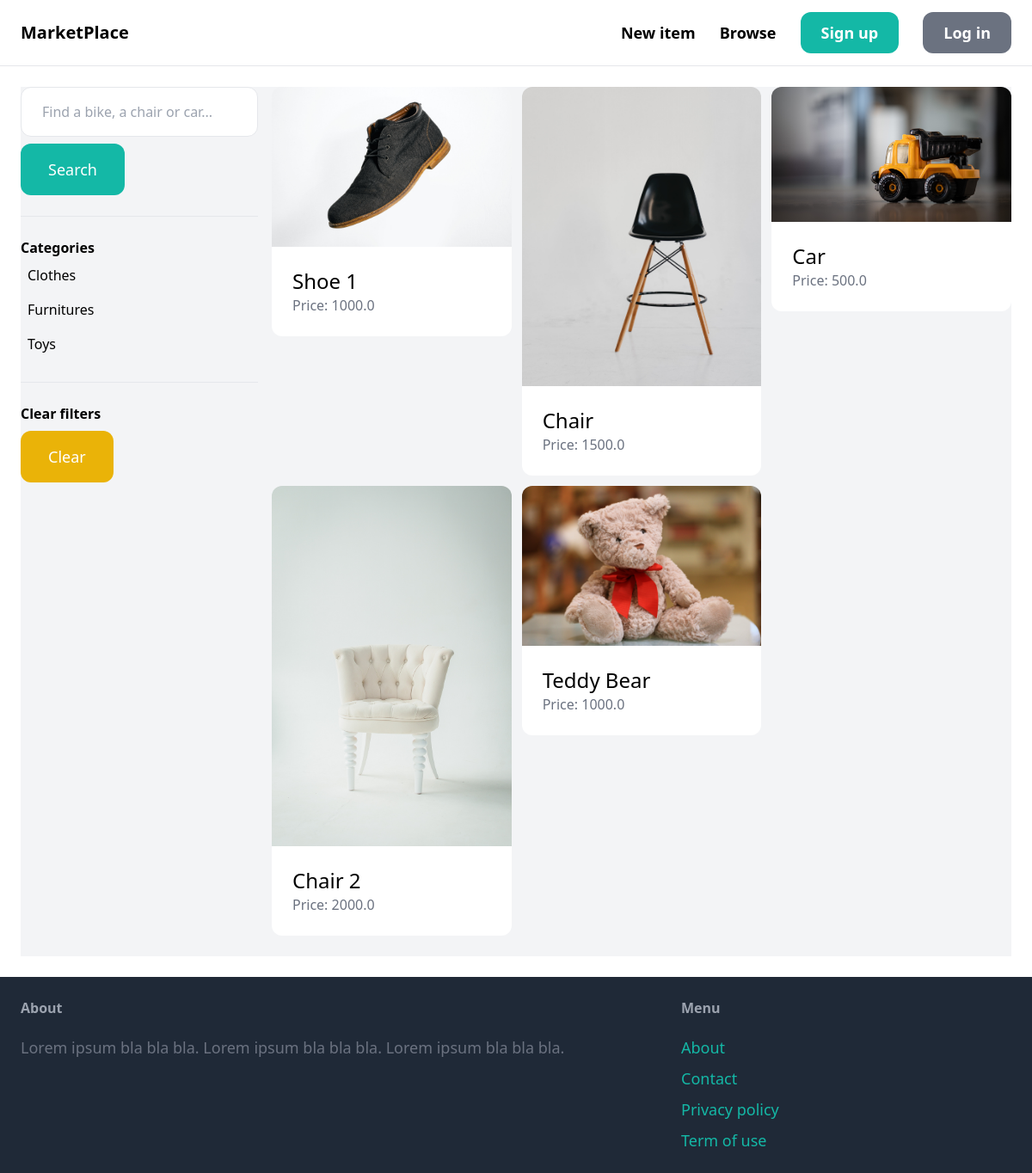
The app's page /items/ with its own data.
### item/models.py (models this page shows, shortened)
class Category(models.Model):
    name = models.CharField(max_length=255)
    class Meta:
        ordering = ('name',)
        verbose_name_plural = 'Categories'

class Item(models.Model):
    category = models.ForeignKey(Category, related_name='items', on_delete=models.CASCADE)
    name = models.CharField(max_length=255)
    description = models.TextField(blank=True, null=True)
    price = models.FloatField()
    image = models.ImageField(upload_to='item_images', blank=True, null=True)
    is_sold = models.BooleanField(default=False)
    created_by = models.ForeignKey(User, related_name='items', on_delete=models.CASCADE)
    created_at = models.DateTimeField(auto_now_add=True)

### item/views.py (the view)
# urls.py: path('', views.items, name='items'),
def items(request):
    query = request.GET.get('query', '')
    category_id = request.GET.get('category', 0)
    categories = Category.objects.all()
    items = Item.objects.filter(is_sold=False)
    if category_id:
        items = items.filter(category_id=category_id)
    if query:
        items = items.filter(Q(name__icontains=query) | Q(description__icontains=query))
    return render(request, 'item/items.html', {
        'items': items,
        'query': query,
        'categories': categories,
        'category_id': int(category_id)
    })

### item/templates/item/items.html (shortened to what this page needs)
{% extends 'core/base.html' %}
{% block content %}
    <div class="pb-6 grid grid-cols-4 gap-4 bg-gray-100">
        <div class="col-span-1">
            <form method="get" action="{% url 'item:items' %}">
                <input name="query" class="w-full py-4 px-6 border rounded-xl" type="text" value="{{ query }}" placeholder="Find a bike, a chair or car...">
                <button class="mt-2 py-4 px-8 text-lg bg-teal-500 text-white rounded-xl">Search</button>
            </form>
            <hr class="my-6">
            <p class="font-semibold">Categories</p>
            <ul>
                {% for category in categories %}
                    <li class="py-2 px-2 rounded-xl{% if category.id == category_id %} bg-gray-200{% endif %}">
                        <a href="{% url 'item:items' %}?query={{ query }}&category={{ category.id }}">{{ category.name }}</a>
                    </li>
                {% endfor %}
            </ul>
            <hr class="my-6">
            <p class="font-semibold">Clear filters</p>
            <ul>
                <li><a href="{% url 'item:items' %}" class="mt-2 py-4 px-8 inline-block bg-yellow-500 text-lg rounded-xl text-white">Clear</a>
        </div>
        <div class="col-span-3">
            <div class="grid grid-cols-3 gap-3">
                {% for item in items %}
                    <div>
                        <a href="{% url 'item:detail' item.id %}">
                            <div>
                                <img src="{{ item.image.url }}" class="rounded-t-xl">
                            </div>
                            <div class="p-6 bg-white rounded-b-xl">
                                <h2 class="text-2xl">{{ item.name }}</h2>
                                <p class="text-gray-500">Price: {{ item.price }}</p>
                            </div>
                        </a>
                    </div>
                {% endfor %}
            </div>
        </div>
    </div>
{% endblock %}

### records on screen
Category: name "Clothes"
Category: name "Furnitures"
Category: name "Toys"
Item: image (picture), name "Shoe 1", price "1000.0"
Item: image (picture), name "Chair", price "1500.0"
Item: image (picture), name "Car", price "500.0"
Item: image (picture), name "Chair 2", price "2000.0"
Item: image (picture), name "Teddy Bear", price "1000.0"
